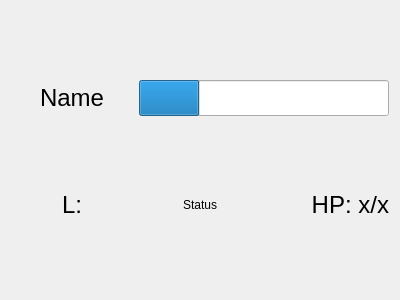
<?xml version="1.0" encoding="UTF-8"?>
<ui version="4.0">
 <class>TeamMemberCard</class>
 <widget class="QWidget" name="TeamMemberCard">
  <property name="geometry">
   <rect>
    <x>0</x>
    <y>0</y>
    <width>400</width>
    <height>300</height>
   </rect>
  </property>
  <property name="windowTitle">
   <string>Form</string>
  </property>
  <layout class="QGridLayout" name="gridLayout">
   <item row="2" column="0">
    <widget class="QLabel" name="levelLabel">
     <property name="font">
      <font>
       <pointsize>18</pointsize>
      </font>
     </property>
     <property name="text">
      <string>L:</string>
     </property>
     <property name="alignment">
      <set>Qt::AlignCenter</set>
     </property>
    </widget>
   </item>
   <item row="2" column="2">
    <widget class="QLabel" name="healthLabel">
     <property name="font">
      <font>
       <pointsize>18</pointsize>
      </font>
     </property>
     <property name="text">
      <string>HP: x/x</string>
     </property>
     <property name="alignment">
      <set>Qt::AlignRight|Qt::AlignTrailing|Qt::AlignVCenter</set>
     </property>
    </widget>
   </item>
   <item row="0" column="0">
    <widget class="QLabel" name="nameLabel">
     <property name="font">
      <font>
       <pointsize>18</pointsize>
      </font>
     </property>
     <property name="text">
      <string>Name</string>
     </property>
     <property name="alignment">
      <set>Qt::AlignCenter</set>
     </property>
    </widget>
   </item>
   <item row="2" column="1">
    <widget class="QLabel" name="statusConditionLabel">
     <property name="sizePolicy">
      <sizepolicy hsizetype="Preferred" vsizetype="Maximum">
       <horstretch>0</horstretch>
       <verstretch>0</verstretch>
      </sizepolicy>
     </property>
     <property name="text">
      <string>Status</string>
     </property>
     <property name="alignment">
      <set>Qt::AlignCenter</set>
     </property>
     <property name="margin">
      <number>0</number>
     </property>
    </widget>
   </item>
   <item row="0" column="1" colspan="2">
    <widget class="QProgressBar" name="healthbar">
     <property name="sizePolicy">
      <sizepolicy hsizetype="Preferred" vsizetype="Fixed">
       <horstretch>0</horstretch>
       <verstretch>0</verstretch>
      </sizepolicy>
     </property>
     <property name="font">
      <font>
       <pointsize>18</pointsize>
      </font>
     </property>
     <property name="value">
      <number>24</number>
     </property>
     <property name="textVisible">
      <bool>false</bool>
     </property>
    </widget>
   </item>
  </layout>
 </widget>
 <resources/>
 <connections/>
</ui>
